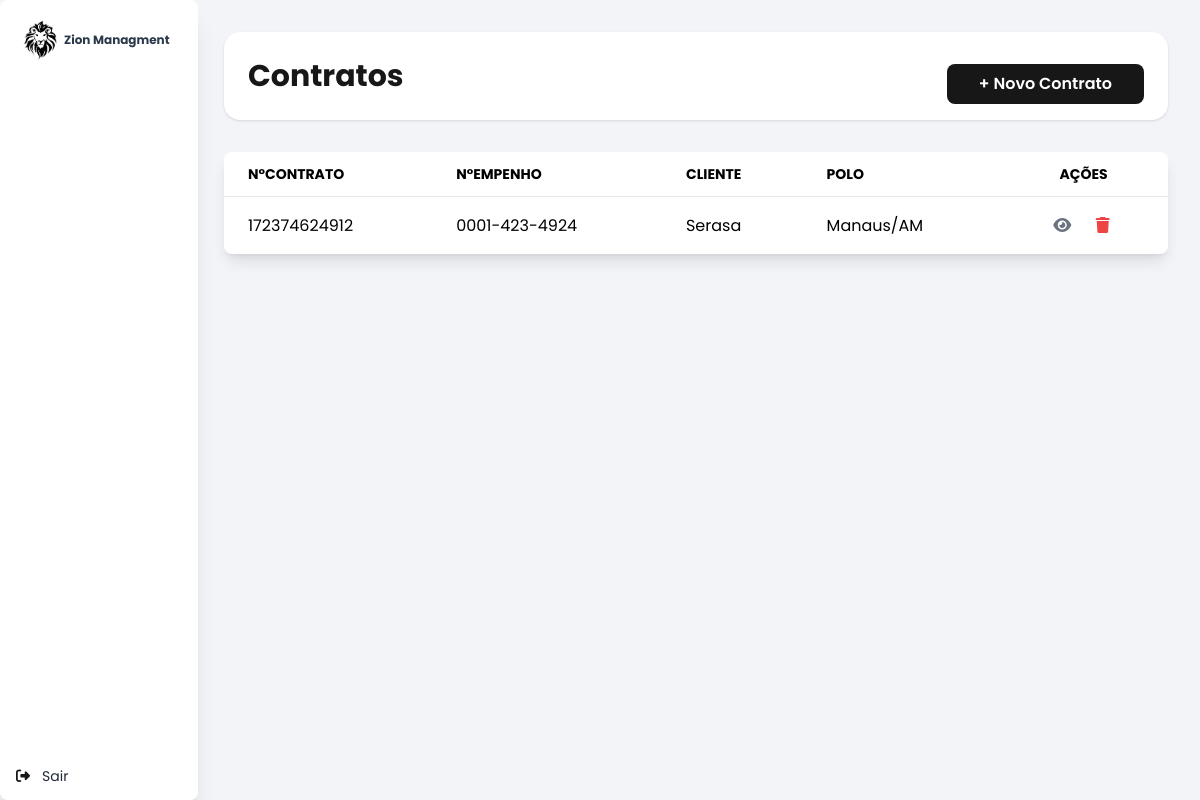
/contratos/index.php (signed in), run on the app's committed database.
### tables this page shows
CREATE TABLE `contratos` (
  `id` int(11) NOT NULL,
  `numero_contrato` varchar(100) DEFAULT NULL,
  `numero_empenho` varchar(100) DEFAULT NULL,
  `cnpj_cliente` varchar(20) DEFAULT NULL,
  `nome_cliente` varchar(255) DEFAULT NULL,
  `endereco_cliente` text DEFAULT NULL,
  `telefone_cliente` varchar(20) DEFAULT NULL,
  `email_cliente` varchar(255) DEFAULT NULL,
  `valor_mensal` decimal(15,2) DEFAULT NULL,
  `valor_anual` decimal(15,2) DEFAULT NULL,
  `observacoes` text DEFAULT NULL,
  `empresa_id` int(11) DEFAULT NULL,
  `criado_em` timestamp NOT NULL DEFAULT current_timestamp(),
  `situacao` varchar(255) DEFAULT NULL
);

CREATE TABLE `empresas` (
  `id` int(11) NOT NULL,
  `cnpj` varchar(20) NOT NULL,
  `nome` varchar(255) NOT NULL,
  `razao_social` varchar(255) DEFAULT NULL,
  `telefone` varchar(20) DEFAULT NULL,
  `email` varchar(255) DEFAULT NULL,
  `localizacao` varchar(255) DEFAULT NULL,
  `criado_em` timestamp NOT NULL DEFAULT current_timestamp()
);

### contratos/index.php (the view, shortened to what this page needs)
<?php
include '../layout/imports.php';
$host = 'localhost';
$dbname = 'axel_db';
$username = 'root';
$password = '';
$conn = new mysqli($host, $username, $password, $dbname);
$empresa_id = $_SESSION['empresa_id'];
$sql = "
    SELECT
        c.id,
        c.numero_contrato,
        c.numero_empenho,
        c.nome_cliente,
        e.localizacao
    FROM contratos c
    JOIN empresas e ON c.empresa_id = e.id
    WHERE c.empresa_id = ?
";
$stmt = $conn->prepare($sql);
$stmt->bind_param("i", $empresa_id);
$stmt->execute();
$result = $stmt->get_result();
?>
<!DOCTYPE html>
<html lang="pt-BR">
<head>
  <script src="https://cdn.tailwindcss.com"></script>
</head>
<body class="bg-[#F2F4F7] min-h-screen flex">
  <?php include '../layout/sidemenu.php'; ?>
  <div class="flex-1 p-8 space-y-8">
    <div class="flex flex-row justify-between items-center justify-center shadow  bg-[#FFFFFF] py-4 px-6 rounded-2xl ">
      <div class="">
        <h1 class="text-3xl font-bold text-primary">Contratos</h1>
      </div>
      <button onclick="toggleModal()" class="mt-4  bg-primary  py-2 px-8 rounded-lg font-semibold transition text-white">
        + Novo Contrato
      </button>
    </div>
    <div class="overflow-x-auto  rounded-lg shadow-lg bg-white">
      <table class="min-w-full divide-y divide-gray-200">
        <thead>
          <tr class="">
            <th class="px-6 py-3 text-left text-sm uppercase">N°Contrato</th>
            <th class="px-6 py-3 text-left text-sm uppercase">N°Empenho</th>
            <th class="px-6 py-3 text-left text-sm uppercase">Cliente</th>
            <th class="px-6 py-3 text-left text-sm uppercase">Polo</th>
            <th class="px-6 py-3 text-center text-sm uppercase">Ações</th>
          </tr>
        </thead>
        <tbody class="divide-y divide-gray-200">
          <?php while ($row = $result->fetch_assoc()) { ?>
            <tr class="hover:bg-gray-100" onclick="visualizarContrato(<?php echo $row['id']; ?>)">
              <td class="px-6 py-4"><?php echo htmlspecialchars($row['numero_contrato']); ?></td>
              <td class="px-6 py-4"><?php echo htmlspecialchars($row['numero_empenho']); ?></td>
              <td class="px-6 py-4"><?php echo htmlspecialchars($row['nome_cliente']); ?></td>
              <td class="px-6 py-4"><?php echo htmlspecialchars($row['localizacao']); ?></td>
              <td class="px-6 py-4 text-center">
                <button onclick="visualizarContrato(<?php echo $row['id']; ?>)" class=" hover:underline ml-2">
                  <i class="fas fa-eye mr-3 text-gray-500"></i>
                </button>
                <form id="delete-form-<?php echo $row['id']; ?>" class="inline" onsubmit="return false;">
                  <button type="button" class="text-red-500 hover:underline ml-2" onclick="deleteContrato(<?php echo $row['id']; ?>)">
                    <i class="fas fa-trash mr-3"></i>
                  </button>
                </form>
              </td>
            </tr>
          <?php } ?>
        </tbody>
      </table>
    </div>
  </div>
</body>
</html>

### layout/imports.php (style rules this page uses)
* { font-family: "Poppins", sans-serif; font-style: normal; }

### contratos/index.php (style rules this page uses)
* { font-family: "Poppins", sans-serif; font-style: normal; }

### layout/sidemenu.php (style rules this page uses)
body { margin-left: 16%; }

### data on the page
contratos: numero_contrato "172374624912", numero_empenho "0001-423-4924", nome_cliente "Serasa", empresa.localizacao "Manaus/AM"
